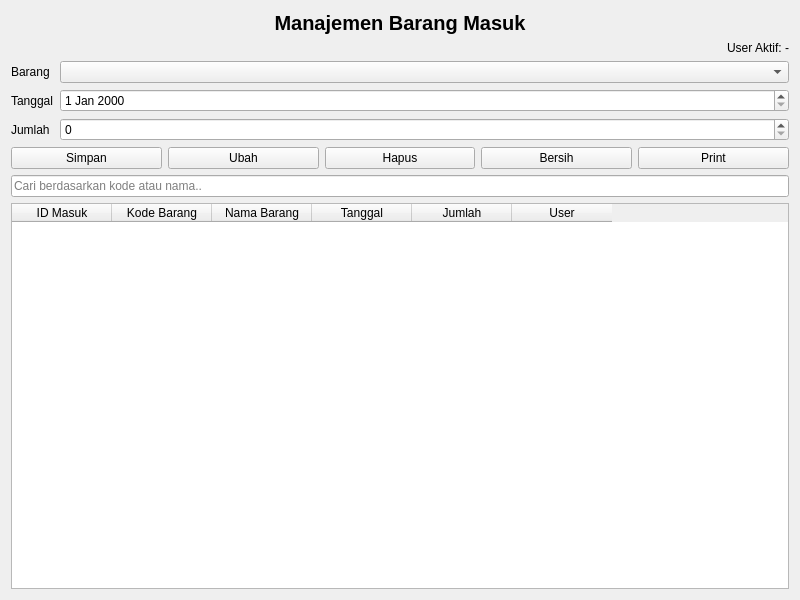
<?xml version="1.0" encoding="UTF-8"?>
<ui version="4.0">
 <class>BarangMasukForm</class>
 <widget class="QWidget" name="BarangMasukForm">
  <property name="geometry">
   <rect>
    <x>0</x>
    <y>0</y>
    <width>800</width>
    <height>600</height>
   </rect>
  </property>
  <property name="windowTitle">
   <string>Form Barang Masuk</string>
  </property>
  <layout class="QVBoxLayout" name="verticalLayout">
   <item>
    <widget class="QLabel" name="labelTitle">
     <property name="styleSheet">
      <string notr="true">font-size:20px; font-weight:bold;</string>
     </property>
     <property name="text">
      <string>Manajemen Barang Masuk</string>
     </property>
     <property name="alignment">
      <set>Qt::AlignmentFlag::AlignCenter</set>
     </property>
    </widget>
   </item>
   <item>
    <widget class="QLabel" name="labelUserAktif">
     <property name="text">
      <string>User Aktif: -</string>
     </property>
     <property name="alignment">
      <set>Qt::AlignmentFlag::AlignRight|Qt::AlignmentFlag::AlignTrailing|Qt::AlignmentFlag::AlignVCenter</set>
     </property>
    </widget>
   </item>
   <item>
    <layout class="QFormLayout" name="formLayout">
     <item row="0" column="0">
      <widget class="QLabel" name="labelBarang">
       <property name="text">
        <string>Barang</string>
       </property>
      </widget>
     </item>
     <item row="0" column="1">
      <widget class="QComboBox" name="comboBarang"/>
     </item>
     <item row="1" column="0">
      <widget class="QLabel" name="labelTanggal">
       <property name="text">
        <string>Tanggal</string>
       </property>
      </widget>
     </item>
     <item row="1" column="1">
      <widget class="QDateEdit" name="input_tanggal"/>
     </item>
     <item row="2" column="0">
      <widget class="QLabel" name="labelJumlah">
       <property name="text">
        <string>Jumlah</string>
       </property>
      </widget>
     </item>
     <item row="2" column="1">
      <widget class="QSpinBox" name="input_jumlah"/>
     </item>
    </layout>
   </item>
   <item>
    <layout class="QHBoxLayout" name="buttonLayout">
     <item>
      <widget class="QPushButton" name="btnSimpan">
       <property name="text">
        <string>Simpan</string>
       </property>
      </widget>
     </item>
     <item>
      <widget class="QPushButton" name="btnUbah">
       <property name="text">
        <string>Ubah</string>
       </property>
      </widget>
     </item>
     <item>
      <widget class="QPushButton" name="btnHapus">
       <property name="text">
        <string>Hapus</string>
       </property>
      </widget>
     </item>
     <item>
      <widget class="QPushButton" name="btnBersih">
       <property name="text">
        <string>Bersih</string>
       </property>
      </widget>
     </item>
     <item>
      <widget class="QPushButton" name="btnPrint">
       <property name="text">
        <string>Print</string>
       </property>
      </widget>
     </item>
    </layout>
   </item>
   <item>
    <widget class="QLineEdit" name="input_cari">
     <property name="placeholderText">
      <string>Cari berdasarkan kode atau nama..</string>
     </property>
    </widget>
   </item>
   <item>
    <widget class="QTableWidget" name="tableBarangMasuk">
     <property name="editTriggers">
      <set>QAbstractItemView::EditTrigger::NoEditTriggers</set>
     </property>
     <column>
      <property name="text">
       <string>ID Masuk</string>
      </property>
     </column>
     <column>
      <property name="text">
       <string>Kode Barang</string>
      </property>
     </column>
     <column>
      <property name="text">
       <string>Nama Barang</string>
      </property>
     </column>
     <column>
      <property name="text">
       <string>Tanggal</string>
      </property>
     </column>
     <column>
      <property name="text">
       <string>Jumlah</string>
      </property>
     </column>
     <column>
      <property name="text">
       <string>User</string>
      </property>
     </column>
    </widget>
   </item>
  </layout>
 </widget>
 <resources/>
 <connections/>
</ui>
